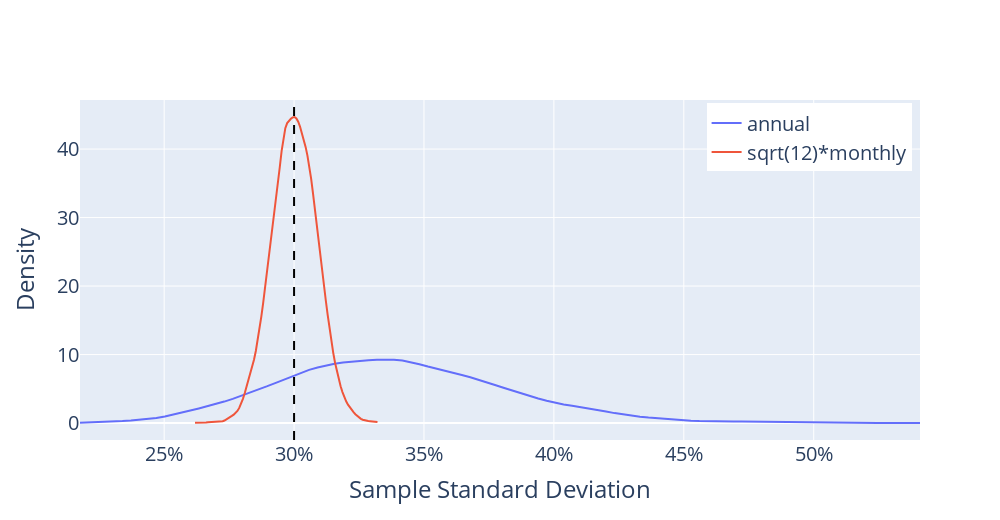

Here is the notebook cell this chart was saved with:
### Code cell
# Plot SD estimates

asds = asds.values
msds = msds.ret.values

adensity = kde(asds)
mdensity = kde(msds)
grid = np.linspace(np.min(asds), np.max(asds), 100)
trace1 = go.Scatter(
  x=grid,
  y=adensity(grid),
  mode="lines",
  name="annual"
)
grid = np.linspace(np.min(msds), np.max(msds), 100)
trace2 = go.Scatter(
  x=grid,
  y=mdensity(grid),
  mode="lines",
  name="sqrt(12)*monthly"
)
fig = go.Figure(trace1)
fig.add_trace(trace2)
fig.add_vline(x=SIGMA*np.sqrt(12), line_width=2, line_dash="dash", line_color="black")
fig.update_layout(
    xaxis_title="Sample Standard Deviation",
    yaxis_title="Density",
    xaxis_tickformat=".0%",
    yaxis_tickformat=".0f",
    xaxis_title_font_size=24,
    yaxis_title_font_size=24,
    font_size=20,
    width=1000,
    height=520,
     legend=dict(
        yanchor="top", 
        y=0.99, 
        xanchor="right", 
        x=0.99
    ),
)
fig.show()
